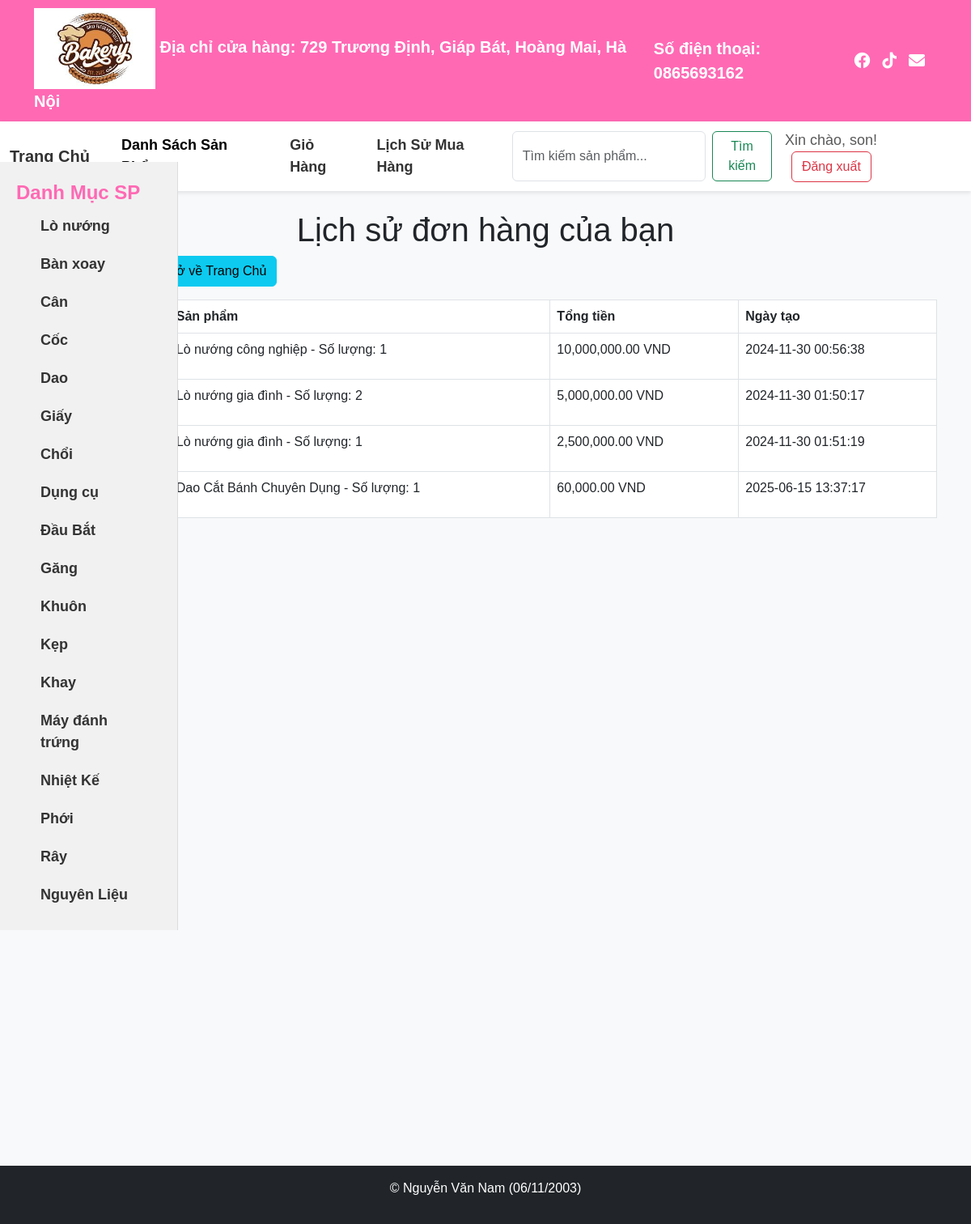
/baitaplon/order_historys.php (signed in), run on the app's committed database.
### tables this page shows
CREATE TABLE `order_items` (
  `id` int(11) NOT NULL,
  `order_id` int(11) NOT NULL,
  `product_id` int(11) NOT NULL,
  `quantity` int(11) NOT NULL DEFAULT 1,
  `price` decimal(10,2) NOT NULL,
  `created_at` timestamp NOT NULL DEFAULT current_timestamp()
);

CREATE TABLE `products` (
  `id` int(11) NOT NULL,
  `name` varchar(255) NOT NULL,
  `description` text NOT NULL,
  `price` decimal(10,2) NOT NULL,
  `image` varchar(255) DEFAULT NULL,
  `created_at` timestamp NOT NULL DEFAULT current_timestamp(),
  `category` varchar(50) DEFAULT NULL
);

CREATE TABLE `orders` (
  `id` int(11) NOT NULL,
  `user_id` int(11) NOT NULL,
  `total_amount` decimal(10,2) NOT NULL,
  `created_at` timestamp NOT NULL DEFAULT current_timestamp()
);

### baitaplon/order_historys.php (the view, shortened to what this page needs)
<?php
include 'db_connect.php';
$userId = $_SESSION['user_id'];
$sql = "
    SELECT orders.id AS order_id, orders.total_amount, orders.created_at,
           products.name AS product_name, order_items.quantity
    FROM orders
    JOIN order_items ON orders.id = order_items.order_id
    JOIN products ON order_items.product_id = products.id
    WHERE orders.user_id = ?
";
$stmt = $conn->prepare($sql);
$stmt->bind_param("i", $userId);
$stmt->execute();
$result = $stmt->get_result();
$orderItems = [];
while ($row = $result->fetch_assoc()) {
    $orderItems[$row['order_id']]['total_amount'] = $row['total_amount'];
    $orderItems[$row['order_id']]['created_at'] = $row['created_at'];
    $orderItems[$row['order_id']]['products'][] = [
        'name' => $row['product_name'],
        'quantity' => $row['quantity']
    ];
}
$sql_categories = "SELECT DISTINCT category FROM products";
$categories = $conn->query($sql_categories);
?>
<!DOCTYPE html>
<html lang="en">
<head>
    <link href="https://cdn.jsdelivr.net/npm/bootstrap@5.3.0/dist/css/bootstrap.min.css" rel="stylesheet">
    <link rel="stylesheet" href="https://cdnjs.cloudflare.com/ajax/libs/font-awesome/6.0.0-beta3/css/all.min.css">
</head>
<body>
    <div class="top-bar">
        <div class="container">
            <div class="logo-container">
                <img src="uploads/nam.jpg" alt="Logo cửa hàng">
                <span>Địa chỉ cửa hàng: 729 Trương Định, Giáp Bát, Hoàng Mai, Hà Nội</span>
            </div>
            <div class="phone-number">
                <span>Số điện thoại: <strong>0865693162</strong></span>
            </div>
            <div class="social-icons">
                <a href="https://www.facebook.com/nguyen.nam" target="_blank" title="Facebook">
                    <i class="fab fa-facebook"></i>
                </a>
                <a href="https://www.tiktok.com/@namthaan.0611" target="_blank" title="TikTok">
                    <i class="fab fa-tiktok"></i>
                </a>
                <a href="mailto:your.email@example.com" title="Email">
                    <i class="fas fa-envelope"></i>
                </a>
            </div>
        </div>
    </div>
    <nav class="navbar navbar-expand-lg navbar-light">
        <div class="container-fluid">
            <a class="navbar-brand" href="index.php">Trang Chủ</a>
            <div class="collapse navbar-collapse" id="navbarNav">
                <ul class="navbar-nav me-auto mb-2 mb-lg-0">
                    <li class="nav-item">
                        <a class="nav-link active" href="index.php">Danh Sách Sản Phẩm</a>
                    </li>
                    <li class="nav-item">
                        <a class="nav-link" href="cart.php">Giỏ Hàng</a>
                    </li>
                    <li class="nav-item">
                        <a class="nav-link" href="order_historys.php">Lịch Sử Mua Hàng</a>
                    </li>
                </ul>
                 <form action="search.php" method="GET" class="d-flex ms-2">
                    <input type="text" name="keyword" class="form-control" placeholder="Tìm kiếm sản phẩm..." required>
                    <button type="submit" class="btn btn-outline-success ms-2">Tìm kiếm</button>
                </form>
                <div class="ms-3">
                    <?php if (isset($_SESSION['username'])): ?>
                        <span class="navbar-text">Xin chào, <?php echo htmlspecialchars($_SESSION['username']); ?>!</span>
                        <a href="logout.php" class="btn btn-outline-danger ms-2">Đăng xuất</a>
                    <?php else: ?>
                        <a href="login.php" class="btn btn-outline-primary">Đăng nhập</a>
                        <a href="register.php" class="btn btn-outline-success ms-2">Đăng ký</a>
                    <?php endif; ?>
                </div>
            </div>
        </div>
    </nav>
<div class="category-sidebar">
        <span class="category-title">Danh Mục SP</span>
        <ul class="navbar-nav">
            <?php if ($categories->num_rows > 0): ?>
                <?php while ($category = $categories->fetch_assoc()): ?>
                    <li class="nav-item">
                        <a class="nav-link" href="search.php?keyword=<?php echo urlencode($category['category']); ?>">
                            <?php echo htmlspecialchars($category['category']); ?>
                        </a>
                    </li>
                <?php endwhile; ?>
            <?php else: ?>
                <li class="nav-item">
                    <span class="nav-link">Chưa có danh mục nào.</span>
                </li>
            <?php endif; ?>
        </ul>
    </div>
    <div class="container mt-4">
        <h1 class="text-center">Lịch sử đơn hàng của bạn </h1>
        <a href="cart.php" class="btn btn-info mb-3">Trở về Giỏ Hàng </a>
        <a href="index.php" class="btn btn-info mb-3">Trở về Trang Chủ </a>
        <?php if (!empty($orderItems)): ?>
            <table class="table table-bordered">
                <thead>
                    <tr>
                        <th>ID Đơn hàng</th>
                        <th>Sản phẩm</th>
                        <th>Tổng tiền</th>
                        <th>Ngày tạo</th>
                    </tr>
                </thead>
                <tbody>
                    <?php foreach ($orderItems as $orderId => $order): ?>
                        <tr>
                            <td><?php echo htmlspecialchars($orderId); ?></td>
                            <td>
                                <?php foreach ($order['products'] as $product): ?>
                                    <p><?php echo htmlspecialchars($product['name']) . " - Số lượng: " . htmlspecialchars($product['quantity']); ?></p>
                                <?php endforeach; ?>
                            </td>
                            <td><?php echo number_format($order['total_amount'], 2); ?> VND</td>
                            <td><?php echo htmlspecialchars($order['created_at']); ?></td>
                        </tr>
                    <?php endforeach; ?>
                </tbody>
            </table>
        <?php else: ?>
            <p>Hiện tại bạn chưa có đơn hàng nào.</p>
        <?php endif; ?>
    </div>
     <footer class="bg-dark text-white text-center py-3">
        <p>&copy;  Nguyễn Văn Nam (06/11/2003)</p>
    </footer>
</body>
</html>

### baitaplon/order_historys.php (style rules this page uses)
body { background-color: #f8f9fa; font-family: Arial, sans-serif; }
.top-bar { background-color: #ff69b4; color: white; padding: 10px 0; font-size: 20px; font-weight: bold; }
.top-bar .container { display: flex; justify-content: space-between; align-items: center; }
.logo-container img { width: 150px; height: auto; }
.navbar { background-color: #ffffff; box-shadow: 0 2px 5px rgba(0, 0, 0, 0.1); font-size: 18px; }
.navbar-brand, .nav-link { font-weight: bold; color: #333333; }
.navbar-nav .nav-link { margin-left: 15px; }
.social-icons i { font-size: 20px; color: white; margin-right: 15px; }
.phone-number, .social-icons { display: flex; align-items: center; }
.category-sidebar { width: 220px; position: absolute; top:200px; left: 0; background-color: #f1f1f1; border-right: 1px solid #ddd; padding: 20px; font-size: 18px; }
.category-sidebar .category-title { font-size: 24px; font-weight: bold; color: #ff69b4; margin-bottom: 20px; }
.category-sidebar .nav-link { display: block; padding: 10px 15px; color: #333; text-decoration: none; font-size: 18px; }
footer { background-color: #333; color: #fff; text-align: center; padding: 10px 0; position: relative; z-index: 10; width: 100%; margin-top: 800px; }

### data on the page
order_items: product.name "Lò nướng công nghiệp", quantity "1", order.total_amount "10,000,000.00", order.created_at "2024-11-30 00:56:38"
order_items: product.name "Lò nướng gia đình", quantity "2", order.total_amount "5,000,000.00", order.created_at "2024-11-30 01:50:17"
order_items: product.name "Lò nướng gia đình", quantity "1", order.total_amount "2,500,000.00", order.created_at "2024-11-30 01:51:19"
order_items: product.name "Dao Cắt Bánh Chuyên Dụng", quantity "1", order.total_amount "60,000.00", order.created_at "2025-06-15 13:37:17"

### other printed values
$_SESSION['username'] "son"
$category['category'] "Lò nướng"
$category['category'] "Bàn xoay"
$category['category'] "Cân"
$category['category'] "Cốc"
$category['category'] "Dao"
$category['category'] "Giấy"
$category['category'] "Chổi"
$category['category'] "Dụng cụ"
$category['category'] "Đầu Bắt"
$category['category'] "Găng"
$category['category'] "Khuôn"
$category['category'] "Kẹp"
$category['category'] "Khay"
$category['category'] "Máy đánh trứng"
